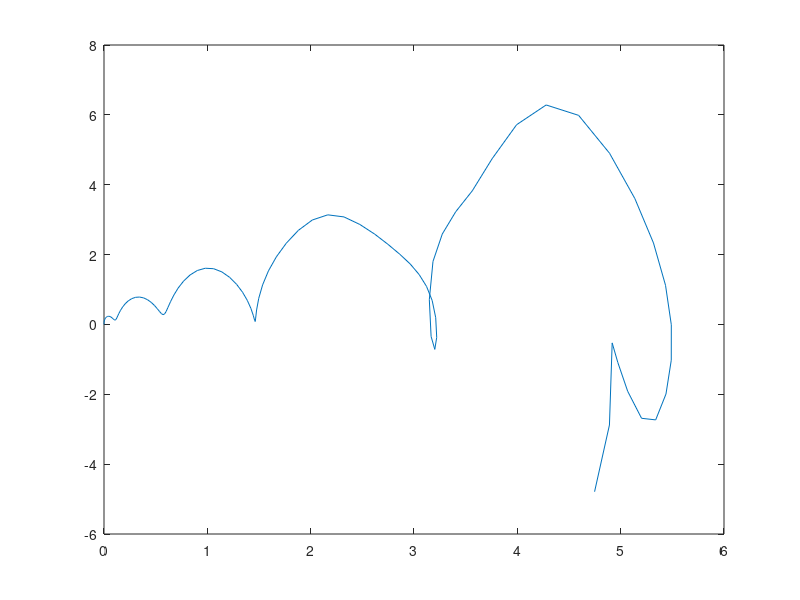
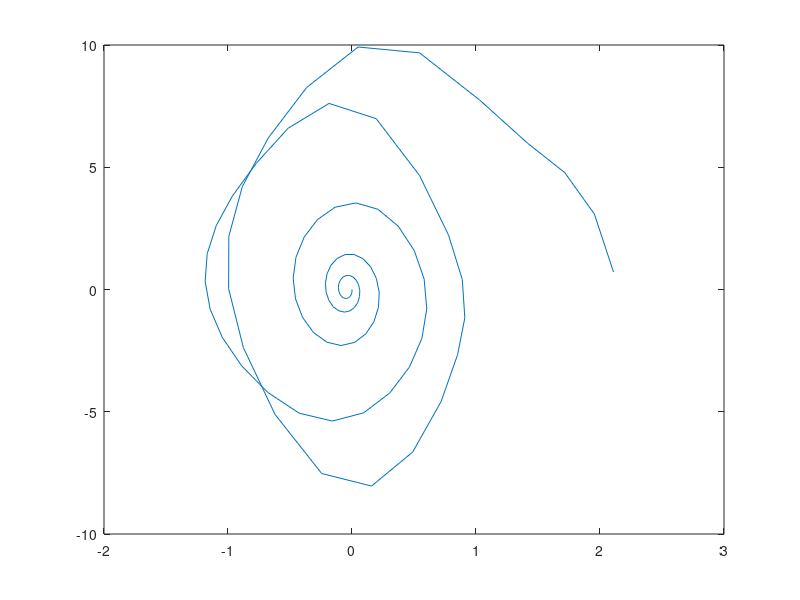

These figures' MATLAB source, in order: (Note: this script raises an error after producing the figures.)
function iterative_lqr_cart_pole

    T = 5.0; %time horizon
    dt = 0.05;%time step
    N = floor(T/dt);% number of time steps
    nX = 4;%number of states
    nU = 1;%number of inputs
    
    t = zeros(1,N);%time
    x = zeros(nX,N);%state
    u = zeros(nU,N);%input
    
    %cartpole physical parameters
    param.mc = 10; 
    param.mp = 2; 
    param.l = 0.5; 
    param.g = 9.8;
    param.b=0.1;
    param.d=0.1;
    
    %initial conditions
    x0= [0;0;0;0];
    
    xtraj=zeros(nX,N);%state-trajectory
    utraj=zeros(nU,N);%input-trajectory
    ktraj= zeros(nU,N);%gain-trajectory
    Ktraj = zeros(nU,nX,N);%gain-trajectory
    %%%%%%%%%%%%%%%%%%%%%%%%%%%%%%%%%%%%%%%
    diagVec = [0.1 1 0.1 1];
    Q = diag(diagVec); %fill in state cost matrix
    diagVec = [1.2, 30000, 1.5, 30000];
    Qf= diag(diagVec);%fill in final state cost matrix
    R = 0.000001;%fill in input state matrix
    %%%%%%%%%%%%%%%%%%%%%%%%%%%%%%%%%%%%%%%
    xd = [0;pi;0;0];%desired state
    
    %call iterative lqr
    [xtraj, utraj, ktraj, Ktraj] =ilqr(x0, xtraj, utraj, ktraj, Ktraj,N,dt,param,Q, R, Qf,xd);
    
    x(:,1)=[0;0;0;0];
    
    %simulate the cart-pole system
    for k =1:N-1
        x(:,k+1)=x(:,k)+ (cartpole_dynamics(t(k),x(:,k),utraj(:,k),param))*dt;
        t(k+1) = t(k)+dt;
    end
    
    %draw the cartpole system
    for k =1:N
        fprintf("t(k): %d, x(k): %d", t(k),x(:,k));
        draw_cartpole(t(k),x(:,k),param);
        drawnow;
    end  

end

%==========================================================================
%   iterativeLQR function
%==========================================================================
function [xtraj, utraj, ktraj, Ktraj] = ilqr(x0, xtraj, utraj, ktraj, Ktraj,N,dt,param, Q, R, Qf,xd)
    J=1e6;
    Jlast = J;
    for i=1:1000
        [xtraj, utraj, J]=forward_pass(x0, xtraj, utraj, ktraj, Ktraj, N, dt,param,Q,R,Qf,xd,J);
        [Ktraj, ktraj]=backward_pass(xtraj, utraj, ktraj, Ktraj, Q, R, Qf, xd, param,N,dt);
        figure(1)
        plot(xtraj(1,:),xtraj(2,:))
        if abs(J-Jlast) < 0.001
            break;
        end
        Jlast = J;
    end
        figure(1)
        plot(xtraj(1,:),xtraj(3,:))
        figure(2)
        plot(xtraj(2,:),xtraj(4,:))
end

%==========================================================================
%   get Q-terms (fill in)
%==========================================================================
function [Qx, Qu, Qxx, Qux, Quu, Qxu]= Q_terms (gx, gu, gxx, gux, guu, fx, fu, Vx, Vxx)
    Qx = gx + fx'*Vx;
    Qu = gu + fu'*Vx;
    Qxx = gxx + fx'*Vxx*fx;
    Qux = fu'*Vxx*fx;
    Quu = guu + fu'*Vxx*fu;
    Qxu = fx'*Vxx*fu;
end

%==========================================================================
%   get gains (fill in)
%==========================================================================
function [K, v]= gains(Qx,Qu,Qxx,Qux,Quu)
    v = Quu \ Qu;
    K = Quu \ Qux;
end

%==========================================================================
%   get V terms (fill in)
%==========================================================================
function [Vx, Vxx] = Vterms (Qx,Qu,Qxx,Qux,Quu,Qxu,K,k)
    Vx = Qx - K'*Qu + K'*Quu*k - Qxu*k;
    Vxx = Qxx + K'*Quu*K - Qxu*K - K'*Qux;
end

%==========================================================================
%   compute backward pass
%==========================================================================
function [Ktraj, ktraj] = backward_pass(xtraj, utraj, ktraj, Ktraj, Q, R, Qf, xd,param,N,dt)
    
%%%%%%%%%%%%%%%%%%%%%%%%%%%%%%%%%%
    xN = xtraj(:, N);
    [gxN, ~, gxxN, ~, ~] = final_cost_gradients(xN, 0, xd, Qf);
    Vx  = gxN;      % Vx,N
    Vxx = gxxN;     % Vxx,N
    % Vxx = zeros(4, 4, 2.5/0.5);%fill in Vxx
    % Vx = zeros(4, 2.5/0.5);%fill in Vx
    % Vx(:, 2.5/0.5) = Qf*(xtraj(:, 2.5/0.5) - xd); % derivative of the final cost function
    % Vxx(:, :, 2.5/0.5) = Qf; % second derivative of the final cost function
    %%%%%%%%%%%%%%%%%%%%%%%%%%%%%%%%%%%

    for i=N-1:-1:1
        [gx, gu, gxx, gux, guu] = cost_gradients(xtraj(:,i),utraj(:,i),xd,Q,R);
        %%%%%%%%%%%%%%%%%%%%%%%%%%
        %fill in cartpole gradients
        % fu =  % B
        % fx =  % A
        [fx, fu] = cartpole_grads(0, xtraj(:, i), utraj(:, i), param);
        %%%%%%%%%%%%%%%%%%%%%%%%%%
        [Qx, Qu, Qxx, Qux, Quu, Qxu]= Q_terms (gx, gu, gxx, gux, guu, fx, fu, Vx, Vxx);
        [Ktraj(:,:,i), ktraj(:,i)]= gains(Qx,Qu,Qxx,Qux,Quu);
        [Vx, Vxx] = Vterms (Qx,Qu,Qxx,Qux,Quu,Qxu,Ktraj(:,:,i), ktraj(:,i));
    end
end

%==========================================================================
%   cost function
%==========================================================================
function J = cost(x,u,Q,R)

J = 0.5*x'*Q*x + 0.5*u'*R*u;

end

%==========================================================================
%   final cost function
%==========================================================================
function Jf = final_cost(x,u,xd,Qf)
Jf = 0.5*(x-xd)'*Qf*(x-xd);
end

%==========================================================================
%   final cost gradients (fill in)
%==========================================================================
function [gx, gu, gxx, gux, guu] = final_cost_gradients(x,u,xd,Qf)
    gx = Qf*(x-xd);
    gu = 0;
    gxx = Qf;
    gux = 0;
    guu = 0;
end

%==========================================================================
%   cost gradients (fill in)
%==========================================================================
function [gx, gu, gxx, gux, guu] = cost_gradients(x,u,xd,Q,R)
    gx = Q*(x-xd);
    gu = R*u;
    gxx = Q;
    gux = zeros(length(u), length(x));
    guu = R;
end

%==========================================================================
%   forward pass
%==========================================================================
function [xtraj, utraj, J] = forward_pass(x0, xtraj0, utraj0, ktraj, Ktraj, N, dt,param,Q,R,Qf,xd,J0)
    J = 1e7;
    alpha = 10;
    while(J0<J)
        t = 0;
        x = x0;
        J = 0;
        for i=1:N-1
            xtraj(:,i) = x;
            %%%%%%%%%%%%%%%%%%%%%%%%%%%%%%%%%%%
            u = utraj0(i) + alpha*ktraj(:, i) + Ktraj(:, :, i)*(x - xtraj0(:, i)); % fill in input for forward pass
            %%%%%%%%%%%%%%%%%%%%%%%%%%%%%%%%%%%
            utraj(:,i) = u;%save forward pass input
            J = J+cost(x,utraj(:,i),Q,R);%compute cost of current iteration
            xdot = cartpole_dynamics(t,x,utraj(:,i),param);%compute cartpole derivatives
            t = t + dt;%increment time step
            x=x+xdot*dt;%integrate state    
        end
        xtraj(:,N) = x;
        J = J+final_cost(x,u,xd,Qf)%compute total cost
        J0
        alpha = alpha/2% linesearch if cost wasn't minimized
    end
end

%==========================================================================
%   cart pole dynamics
%==========================================================================
function xdot=cartpole_dynamics(t,x,u,param)

mc = param.mc;
mp = param.mp;
l = param.l;
g=param.g;
b=param.b;
d=param.d;

% cart pose, pole pose, cart vel, pole vel
x1=x(1);
x2=x(2);
x3=x(3);
x4=x(4);

s = sin(x(2)); c = cos(x(2));

xdot(1,:)=x(3);
xdot(2,:)=x(4);
xdot(3,:) = [u-b*x3+d*x4*c/l+ mp*s*(l*x4^2 + g*c)]/[mc+mp*s^2];
xdot(4,:) =[-u*c+b*x3*c-d*(mc+mp)*x4/(mp*l) - mp*l*x4^2*c*s - (mc+mp)*g*s/(mp*l)]/[l*(mc+mp*s^2)];

end

%==========================================================================
%   cart pole gradients
%==========================================================================
function [dfdx, dfdu]=cartpole_grads(t,x,u,param)

mc = param.mc;
mp = param.mp;
l = param.l;
g = param.g;
b = param.b;
d=param.d;

x1=x(1);
x2=x(2);
x3=x(3);
x4=x(4);

s=sin(x(2));
c=cos(x(2));


dfdx(1,1)=0;
dfdx(1,2)=0;
dfdx(1,3)=1;
dfdx(1,4)=0;

dfdx(2,1)=0;
dfdx(2,2)=0;
dfdx(2,3)=0;
dfdx(2,4)=1;

df3dx1 =0;
  
df3dx2 =- (g*mp*sin(x2)^2 - mp*cos(x2)*(l*x4^2 + g*cos(x2)) + (d*x4*sin(x2))/l)/(mp*sin(x2)^2 + mc) - (2*mp*cos(x2)*sin(x2)*(u - b*x3 + mp*sin(x2)*(l*x4^2 + g*cos(x2)) + (d*x4*cos(x2))/l))/(mp*sin(x2)^2 + mc)^2;
  
df3dx3 =-b/(mp*sin(x2)^2 + mc);
  
df3dx4 =((d*cos(x2))/l + 2*l*mp*x4*sin(x2))/(mp*sin(x2)^2 + mc);
  
df4dx1 =0;
  
df4dx2 =(2*mp*cos(x2)*sin(x2)*(l*mp*cos(x2)*sin(x2)*x4^2 + (d*(mc + mp)*x4)/(l*mp) + u*cos(x2) - b*x3*cos(x2) + (g*sin(x2)*(mc + mp))/(l*mp)))/(l*(mp*sin(x2)^2 + mc)^2) - (b*x3*sin(x2) - u*sin(x2) + l*mp*x4^2*cos(x2)^2 - l*mp*x4^2*sin(x2)^2 + (g*cos(x2)*(mc + mp))/(l*mp))/(l*(mp*sin(x2)^2 + mc));
  
df4dx3 =(b*cos(x2))/(l*(mc - mp*(cos(x2)^2 - 1)));
  
df4dx4 =-((d*(mc + mp))/(l*mp) + l*mp*x4*sin(2*x2))/(l*(mp*sin(x2)^2 + mc));
  
df3du =1/(mp*sin(x2)^2 + mc);
  
df4du =-cos(x2)/(l*(mc - mp*(cos(x2)^2 - 1)));

dfdx(3,1) =df3dx1;
dfdx(3,2) =df3dx2;
dfdx(3,3) =df3dx3;
dfdx(3,4) =df3dx4;

dfdx(4,1) =df4dx1;
dfdx(4,2) =df4dx2;
dfdx(4,3) =df4dx3;
dfdx(4,4) =df4dx4;

dfdu=[0;0;df3du;df4du];


end

%==========================================================================
%   draw the cart-pole
%==========================================================================
function draw_cartpole(t,x,param)
      l=param.l;
      persistent hFig base a1 raarm wb lwheel rwheel;
      if (isempty(hFig))
        hFig = figure(25);
        set(hFig,'DoubleBuffer', 'on');
        
        a1 = l+0.25;
        av = pi*[0:.05:1];
        theta = pi*[0:0.05:2];
        wb = .3; hb=.15;
        aw = .01;
        wheelr = 0.05;
        lwheel = [-wb/2 + wheelr*cos(theta); -hb-wheelr + wheelr*sin(theta)]';
        base = [wb*[1 -1 -1 1]; hb*[1 1 -1 -1]]';
        arm = [aw*cos(av-pi/2) -a1+aw*cos(av+pi/2)
          aw*sin(av-pi/2) aw*sin(av+pi/2)]';
        raarm = [(arm(:,1).^2+arm(:,2).^2).^.5, atan2(arm(:,2),arm(:,1))];
      end
      
      figure(hFig); cla; hold on; view(0,90);
      patch(x(1)+base(:,1), base(:,2),0*base(:,1),'b','FaceColor',[.3 .6 .4])
      patch(x(1)+lwheel(:,1), lwheel(:,2), 0*lwheel(:,1),'k');
      patch(x(1)+wb+lwheel(:,1), lwheel(:,2), 0*lwheel(:,1),'k');
      patch(x(1)+raarm(:,1).*sin(raarm(:,2)+x(2)-pi),-raarm(:,1).*cos(raarm(:,2)+x(2)-pi), 1+0*raarm(:,1),'r','FaceColor',[.9 .1 0])
      plot3(x(1)+l*sin(x(2)), -l*cos(x(2)),1, 'ko',...
        'MarkerSize',10,'MarkerFaceColor','b')
      plot3(x(1),0,1.5,'k.')
      title(['t = ', num2str(t,'%.2f') ' sec']);
      set(gca,'XTick',[],'YTick',[])
      
      axis image;
      axis([-2.5 2.5 -2.5*l 2.5*l]);
      drawnow;
    end
